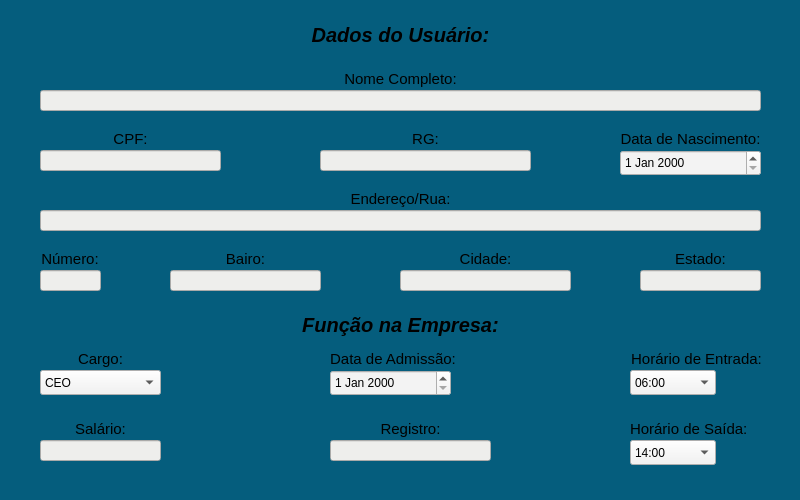
<?xml version="1.0" encoding="UTF-8"?>
<ui version="4.0">
 <class>MainWindow</class>
 <widget class="QMainWindow" name="MainWindow">
  <property name="geometry">
   <rect>
    <x>0</x>
    <y>0</y>
    <width>800</width>
    <height>500</height>
   </rect>
  </property>
  <property name="windowTitle">
   <string>Cadastro de Usuários</string>
  </property>
  <property name="styleSheet">
   <string notr="true">background-color: rgb(5, 93, 125);</string>
  </property>
  <widget class="QWidget" name="centralwidget">
   <widget class="QLabel" name="label">
    <property name="geometry">
     <rect>
      <x>290</x>
      <y>20</y>
      <width>221</width>
      <height>31</height>
     </rect>
    </property>
    <property name="font">
     <font>
      <pointsize>15</pointsize>
      <weight>75</weight>
      <italic>true</italic>
      <bold>true</bold>
     </font>
    </property>
    <property name="toolTip">
     <string/>
    </property>
    <property name="text">
     <string>&lt;html&gt;&lt;head/&gt;&lt;body&gt;&lt;p align=&quot;center&quot;&gt;Dados do Usuário:&lt;/p&gt;&lt;/body&gt;&lt;/html&gt;</string>
    </property>
    <property name="alignment">
     <set>Qt::AlignCenter</set>
    </property>
   </widget>
   <widget class="QLabel" name="label_2">
    <property name="geometry">
     <rect>
      <x>40</x>
      <y>70</y>
      <width>721</width>
      <height>17</height>
     </rect>
    </property>
    <property name="font">
     <font>
      <pointsize>11</pointsize>
      <weight>50</weight>
      <italic>false</italic>
      <bold>false</bold>
     </font>
    </property>
    <property name="toolTip">
     <string/>
    </property>
    <property name="text">
     <string>&lt;html&gt;&lt;head/&gt;&lt;body&gt;&lt;p align=&quot;center&quot;&gt;Nome Completo:&lt;/p&gt;&lt;/body&gt;&lt;/html&gt;</string>
    </property>
    <property name="alignment">
     <set>Qt::AlignCenter</set>
    </property>
   </widget>
   <widget class="QLabel" name="label_3">
    <property name="geometry">
     <rect>
      <x>40</x>
      <y>130</y>
      <width>181</width>
      <height>17</height>
     </rect>
    </property>
    <property name="font">
     <font>
      <pointsize>11</pointsize>
      <weight>50</weight>
      <italic>false</italic>
      <bold>false</bold>
     </font>
    </property>
    <property name="toolTip">
     <string/>
    </property>
    <property name="text">
     <string>&lt;html&gt;&lt;head/&gt;&lt;body&gt;&lt;p align=&quot;center&quot;&gt;CPF:&lt;/p&gt;&lt;/body&gt;&lt;/html&gt;</string>
    </property>
    <property name="alignment">
     <set>Qt::AlignCenter</set>
    </property>
   </widget>
   <widget class="QLabel" name="label_4">
    <property name="geometry">
     <rect>
      <x>320</x>
      <y>130</y>
      <width>211</width>
      <height>17</height>
     </rect>
    </property>
    <property name="font">
     <font>
      <pointsize>11</pointsize>
      <weight>50</weight>
      <italic>false</italic>
      <bold>false</bold>
     </font>
    </property>
    <property name="toolTip">
     <string/>
    </property>
    <property name="text">
     <string>&lt;html&gt;&lt;head/&gt;&lt;body&gt;&lt;p align=&quot;center&quot;&gt;RG:&lt;/p&gt;&lt;/body&gt;&lt;/html&gt;</string>
    </property>
    <property name="alignment">
     <set>Qt::AlignCenter</set>
    </property>
   </widget>
   <widget class="QLabel" name="label_5">
    <property name="geometry">
     <rect>
      <x>620</x>
      <y>130</y>
      <width>141</width>
      <height>17</height>
     </rect>
    </property>
    <property name="font">
     <font>
      <pointsize>11</pointsize>
      <weight>50</weight>
      <italic>false</italic>
      <bold>false</bold>
     </font>
    </property>
    <property name="toolTip">
     <string/>
    </property>
    <property name="text">
     <string>&lt;html&gt;&lt;head/&gt;&lt;body&gt;&lt;p align=&quot;center&quot;&gt;Data de Nascimento:&lt;/p&gt;&lt;/body&gt;&lt;/html&gt;</string>
    </property>
    <property name="alignment">
     <set>Qt::AlignCenter</set>
    </property>
   </widget>
   <widget class="QLineEdit" name="cpf">
    <property name="geometry">
     <rect>
      <x>40</x>
      <y>150</y>
      <width>181</width>
      <height>21</height>
     </rect>
    </property>
    <property name="toolTip">
     <string notr="true"/>
    </property>
    <property name="styleSheet">
     <string notr="true">background-color: rgb(238, 238, 236);</string>
    </property>
    <property name="text">
     <string/>
    </property>
    <property name="alignment">
     <set>Qt::AlignCenter</set>
    </property>
   </widget>
   <widget class="QLineEdit" name="rg">
    <property name="geometry">
     <rect>
      <x>320</x>
      <y>150</y>
      <width>211</width>
      <height>21</height>
     </rect>
    </property>
    <property name="toolTip">
     <string notr="true"/>
    </property>
    <property name="styleSheet">
     <string notr="true">background-color: rgb(238, 238, 236);</string>
    </property>
    <property name="text">
     <string/>
    </property>
    <property name="alignment">
     <set>Qt::AlignCenter</set>
    </property>
   </widget>
   <widget class="QLineEdit" name="nome">
    <property name="geometry">
     <rect>
      <x>40</x>
      <y>90</y>
      <width>721</width>
      <height>21</height>
     </rect>
    </property>
    <property name="toolTip">
     <string notr="true"/>
    </property>
    <property name="styleSheet">
     <string notr="true">background-color: rgb(238, 238, 236);</string>
    </property>
    <property name="text">
     <string/>
    </property>
    <property name="alignment">
     <set>Qt::AlignCenter</set>
    </property>
   </widget>
   <widget class="QLabel" name="label_6">
    <property name="geometry">
     <rect>
      <x>40</x>
      <y>190</y>
      <width>721</width>
      <height>17</height>
     </rect>
    </property>
    <property name="font">
     <font>
      <pointsize>11</pointsize>
      <weight>50</weight>
      <italic>false</italic>
      <bold>false</bold>
     </font>
    </property>
    <property name="toolTip">
     <string/>
    </property>
    <property name="text">
     <string>&lt;html&gt;&lt;head/&gt;&lt;body&gt;&lt;p align=&quot;center&quot;&gt;Endereço/Rua:&lt;/p&gt;&lt;/body&gt;&lt;/html&gt;</string>
    </property>
    <property name="alignment">
     <set>Qt::AlignCenter</set>
    </property>
   </widget>
   <widget class="QLineEdit" name="rua">
    <property name="geometry">
     <rect>
      <x>40</x>
      <y>210</y>
      <width>721</width>
      <height>21</height>
     </rect>
    </property>
    <property name="toolTip">
     <string notr="true"/>
    </property>
    <property name="styleSheet">
     <string notr="true">background-color: rgb(238, 238, 236);</string>
    </property>
    <property name="text">
     <string/>
    </property>
    <property name="alignment">
     <set>Qt::AlignCenter</set>
    </property>
   </widget>
   <widget class="QLabel" name="label_7">
    <property name="geometry">
     <rect>
      <x>170</x>
      <y>250</y>
      <width>151</width>
      <height>17</height>
     </rect>
    </property>
    <property name="font">
     <font>
      <pointsize>11</pointsize>
      <weight>50</weight>
      <italic>false</italic>
      <bold>false</bold>
     </font>
    </property>
    <property name="toolTip">
     <string/>
    </property>
    <property name="text">
     <string>&lt;html&gt;&lt;head/&gt;&lt;body&gt;&lt;p align=&quot;center&quot;&gt;Bairo:&lt;/p&gt;&lt;/body&gt;&lt;/html&gt;</string>
    </property>
    <property name="alignment">
     <set>Qt::AlignCenter</set>
    </property>
   </widget>
   <widget class="QLabel" name="label_8">
    <property name="geometry">
     <rect>
      <x>40</x>
      <y>250</y>
      <width>60</width>
      <height>17</height>
     </rect>
    </property>
    <property name="font">
     <font>
      <pointsize>11</pointsize>
      <weight>50</weight>
      <italic>false</italic>
      <bold>false</bold>
     </font>
    </property>
    <property name="toolTip">
     <string/>
    </property>
    <property name="text">
     <string>&lt;html&gt;&lt;head/&gt;&lt;body&gt;&lt;p align=&quot;center&quot;&gt;Número:&lt;/p&gt;&lt;/body&gt;&lt;/html&gt;</string>
    </property>
    <property name="alignment">
     <set>Qt::AlignCenter</set>
    </property>
   </widget>
   <widget class="QLineEdit" name="numero_casa">
    <property name="geometry">
     <rect>
      <x>40</x>
      <y>270</y>
      <width>61</width>
      <height>21</height>
     </rect>
    </property>
    <property name="toolTip">
     <string notr="true"/>
    </property>
    <property name="styleSheet">
     <string notr="true">background-color: rgb(238, 238, 236);</string>
    </property>
    <property name="text">
     <string/>
    </property>
    <property name="alignment">
     <set>Qt::AlignCenter</set>
    </property>
   </widget>
   <widget class="QLineEdit" name="bairro">
    <property name="geometry">
     <rect>
      <x>170</x>
      <y>270</y>
      <width>151</width>
      <height>21</height>
     </rect>
    </property>
    <property name="toolTip">
     <string notr="true"/>
    </property>
    <property name="styleSheet">
     <string notr="true">background-color: rgb(238, 238, 236);</string>
    </property>
    <property name="text">
     <string/>
    </property>
    <property name="alignment">
     <set>Qt::AlignCenter</set>
    </property>
   </widget>
   <widget class="QLabel" name="label_9">
    <property name="geometry">
     <rect>
      <x>640</x>
      <y>250</y>
      <width>121</width>
      <height>17</height>
     </rect>
    </property>
    <property name="font">
     <font>
      <pointsize>11</pointsize>
      <weight>50</weight>
      <italic>false</italic>
      <bold>false</bold>
     </font>
    </property>
    <property name="toolTip">
     <string/>
    </property>
    <property name="text">
     <string>&lt;html&gt;&lt;head/&gt;&lt;body&gt;&lt;p align=&quot;center&quot;&gt;Estado:&lt;/p&gt;&lt;/body&gt;&lt;/html&gt;</string>
    </property>
    <property name="alignment">
     <set>Qt::AlignCenter</set>
    </property>
   </widget>
   <widget class="QLineEdit" name="estado">
    <property name="geometry">
     <rect>
      <x>640</x>
      <y>270</y>
      <width>121</width>
      <height>21</height>
     </rect>
    </property>
    <property name="toolTip">
     <string notr="true"/>
    </property>
    <property name="styleSheet">
     <string notr="true">background-color: rgb(238, 238, 236);</string>
    </property>
    <property name="text">
     <string/>
    </property>
    <property name="alignment">
     <set>Qt::AlignCenter</set>
    </property>
   </widget>
   <widget class="QLabel" name="label_10">
    <property name="geometry">
     <rect>
      <x>400</x>
      <y>250</y>
      <width>171</width>
      <height>17</height>
     </rect>
    </property>
    <property name="font">
     <font>
      <pointsize>11</pointsize>
      <weight>50</weight>
      <italic>false</italic>
      <bold>false</bold>
     </font>
    </property>
    <property name="toolTip">
     <string/>
    </property>
    <property name="text">
     <string>&lt;html&gt;&lt;head/&gt;&lt;body&gt;&lt;p align=&quot;center&quot;&gt;Cidade:&lt;/p&gt;&lt;/body&gt;&lt;/html&gt;</string>
    </property>
    <property name="alignment">
     <set>Qt::AlignCenter</set>
    </property>
   </widget>
   <widget class="QLineEdit" name="cidade">
    <property name="geometry">
     <rect>
      <x>400</x>
      <y>270</y>
      <width>171</width>
      <height>21</height>
     </rect>
    </property>
    <property name="toolTip">
     <string notr="true"/>
    </property>
    <property name="styleSheet">
     <string notr="true">background-color: rgb(238, 238, 236);</string>
    </property>
    <property name="text">
     <string/>
    </property>
    <property name="alignment">
     <set>Qt::AlignCenter</set>
    </property>
   </widget>
   <widget class="QLabel" name="label_11">
    <property name="geometry">
     <rect>
      <x>290</x>
      <y>310</y>
      <width>221</width>
      <height>31</height>
     </rect>
    </property>
    <property name="font">
     <font>
      <pointsize>15</pointsize>
      <weight>75</weight>
      <italic>true</italic>
      <bold>true</bold>
     </font>
    </property>
    <property name="toolTip">
     <string/>
    </property>
    <property name="text">
     <string>&lt;html&gt;&lt;head/&gt;&lt;body&gt;&lt;p align=&quot;center&quot;&gt;Função na Empresa:&lt;/p&gt;&lt;/body&gt;&lt;/html&gt;</string>
    </property>
    <property name="alignment">
     <set>Qt::AlignCenter</set>
    </property>
   </widget>
   <widget class="QComboBox" name="cargo">
    <property name="geometry">
     <rect>
      <x>40</x>
      <y>370</y>
      <width>121</width>
      <height>25</height>
     </rect>
    </property>
    <property name="styleSheet">
     <string notr="true">color: rgb(0, 0, 0);
background-color: rgb(243, 243, 243);</string>
    </property>
    <item>
     <property name="text">
      <string>CEO</string>
     </property>
    </item>
    <item>
     <property name="text">
      <string>Gerente</string>
     </property>
    </item>
    <item>
     <property name="text">
      <string>Infra</string>
     </property>
    </item>
    <item>
     <property name="text">
      <string>Técnicos</string>
     </property>
    </item>
    <item>
     <property name="text">
      <string>Atendentes</string>
     </property>
    </item>
   </widget>
   <widget class="QLabel" name="label_12">
    <property name="geometry">
     <rect>
      <x>40</x>
      <y>350</y>
      <width>121</width>
      <height>17</height>
     </rect>
    </property>
    <property name="font">
     <font>
      <pointsize>11</pointsize>
      <weight>50</weight>
      <italic>false</italic>
      <bold>false</bold>
     </font>
    </property>
    <property name="toolTip">
     <string/>
    </property>
    <property name="text">
     <string>&lt;html&gt;&lt;head/&gt;&lt;body&gt;&lt;p align=&quot;center&quot;&gt;Cargo:&lt;/p&gt;&lt;/body&gt;&lt;/html&gt;</string>
    </property>
    <property name="alignment">
     <set>Qt::AlignCenter</set>
    </property>
   </widget>
   <widget class="QLabel" name="label_13">
    <property name="geometry">
     <rect>
      <x>330</x>
      <y>350</y>
      <width>126</width>
      <height>17</height>
     </rect>
    </property>
    <property name="font">
     <font>
      <pointsize>11</pointsize>
      <weight>50</weight>
      <italic>false</italic>
      <bold>false</bold>
     </font>
    </property>
    <property name="toolTip">
     <string/>
    </property>
    <property name="text">
     <string>&lt;html&gt;&lt;head/&gt;&lt;body&gt;&lt;p align=&quot;center&quot;&gt;Data de Admissão:&lt;/p&gt;&lt;/body&gt;&lt;/html&gt;</string>
    </property>
    <property name="alignment">
     <set>Qt::AlignCenter</set>
    </property>
   </widget>
   <widget class="QDateEdit" name="data_admitido">
    <property name="geometry">
     <rect>
      <x>330</x>
      <y>370</y>
      <width>121</width>
      <height>26</height>
     </rect>
    </property>
    <property name="styleSheet">
     <string notr="true">color: rgb(0, 0, 0);
background-color: rgb(243, 243, 243);</string>
    </property>
   </widget>
   <widget class="QDateEdit" name="data_nascimento">
    <property name="geometry">
     <rect>
      <x>620</x>
      <y>150</y>
      <width>141</width>
      <height>26</height>
     </rect>
    </property>
    <property name="styleSheet">
     <string notr="true">color: rgb(0, 0, 0);
background-color: rgb(243, 243, 243);</string>
    </property>
   </widget>
   <widget class="QLabel" name="label_14">
    <property name="geometry">
     <rect>
      <x>40</x>
      <y>420</y>
      <width>121</width>
      <height>17</height>
     </rect>
    </property>
    <property name="font">
     <font>
      <pointsize>11</pointsize>
      <weight>50</weight>
      <italic>false</italic>
      <bold>false</bold>
     </font>
    </property>
    <property name="toolTip">
     <string/>
    </property>
    <property name="text">
     <string>&lt;html&gt;&lt;head/&gt;&lt;body&gt;&lt;p align=&quot;center&quot;&gt;Salário:&lt;/p&gt;&lt;/body&gt;&lt;/html&gt;</string>
    </property>
    <property name="alignment">
     <set>Qt::AlignCenter</set>
    </property>
   </widget>
   <widget class="QLineEdit" name="salario">
    <property name="geometry">
     <rect>
      <x>40</x>
      <y>440</y>
      <width>121</width>
      <height>21</height>
     </rect>
    </property>
    <property name="toolTip">
     <string notr="true">&lt;html&gt;&lt;head/&gt;&lt;body&gt;&lt;p&gt;salario&lt;/p&gt;&lt;/body&gt;&lt;/html&gt;</string>
    </property>
    <property name="styleSheet">
     <string notr="true">background-color: rgb(238, 238, 236);</string>
    </property>
    <property name="text">
     <string/>
    </property>
    <property name="alignment">
     <set>Qt::AlignCenter</set>
    </property>
   </widget>
   <widget class="QLabel" name="label_15">
    <property name="geometry">
     <rect>
      <x>630</x>
      <y>420</y>
      <width>116</width>
      <height>17</height>
     </rect>
    </property>
    <property name="font">
     <font>
      <pointsize>11</pointsize>
      <weight>50</weight>
      <italic>false</italic>
      <bold>false</bold>
     </font>
    </property>
    <property name="toolTip">
     <string/>
    </property>
    <property name="text">
     <string>&lt;html&gt;&lt;head/&gt;&lt;body&gt;&lt;p align=&quot;center&quot;&gt;Horário de Saída:&lt;/p&gt;&lt;/body&gt;&lt;/html&gt;</string>
    </property>
    <property name="alignment">
     <set>Qt::AlignCenter</set>
    </property>
   </widget>
   <widget class="QComboBox" name="horario_entrada_2">
    <property name="geometry">
     <rect>
      <x>630</x>
      <y>440</y>
      <width>86</width>
      <height>25</height>
     </rect>
    </property>
    <property name="styleSheet">
     <string notr="true">color: rgb(0, 0, 0);
background-color: rgb(243, 243, 243);</string>
    </property>
    <item>
     <property name="text">
      <string>14:00</string>
     </property>
    </item>
    <item>
     <property name="text">
      <string>22:00</string>
     </property>
    </item>
    <item>
     <property name="text">
      <string>06:00</string>
     </property>
    </item>
   </widget>
   <widget class="QComboBox" name="horario_entrada">
    <property name="geometry">
     <rect>
      <x>630</x>
      <y>370</y>
      <width>86</width>
      <height>25</height>
     </rect>
    </property>
    <property name="styleSheet">
     <string notr="true">color: rgb(0, 0, 0);
background-color: rgb(243, 243, 243);</string>
    </property>
    <item>
     <property name="text">
      <string>06:00</string>
     </property>
    </item>
    <item>
     <property name="text">
      <string>14:00</string>
     </property>
    </item>
    <item>
     <property name="text">
      <string>22:00</string>
     </property>
    </item>
   </widget>
   <widget class="QLabel" name="label_16">
    <property name="geometry">
     <rect>
      <x>630</x>
      <y>350</y>
      <width>133</width>
      <height>17</height>
     </rect>
    </property>
    <property name="font">
     <font>
      <pointsize>11</pointsize>
      <weight>50</weight>
      <italic>false</italic>
      <bold>false</bold>
     </font>
    </property>
    <property name="toolTip">
     <string/>
    </property>
    <property name="text">
     <string>&lt;html&gt;&lt;head/&gt;&lt;body&gt;&lt;p align=&quot;center&quot;&gt;Horário de Entrada:&lt;/p&gt;&lt;/body&gt;&lt;/html&gt;</string>
    </property>
    <property name="alignment">
     <set>Qt::AlignCenter</set>
    </property>
   </widget>
   <widget class="QLabel" name="label_17">
    <property name="geometry">
     <rect>
      <x>330</x>
      <y>420</y>
      <width>161</width>
      <height>17</height>
     </rect>
    </property>
    <property name="font">
     <font>
      <pointsize>11</pointsize>
      <weight>50</weight>
      <italic>false</italic>
      <bold>false</bold>
     </font>
    </property>
    <property name="toolTip">
     <string/>
    </property>
    <property name="text">
     <string>&lt;html&gt;&lt;head/&gt;&lt;body&gt;&lt;p align=&quot;center&quot;&gt;Registro:&lt;/p&gt;&lt;/body&gt;&lt;/html&gt;</string>
    </property>
    <property name="alignment">
     <set>Qt::AlignCenter</set>
    </property>
   </widget>
   <widget class="QLineEdit" name="registro_funcionario">
    <property name="geometry">
     <rect>
      <x>330</x>
      <y>440</y>
      <width>161</width>
      <height>21</height>
     </rect>
    </property>
    <property name="toolTip">
     <string notr="true">&lt;html&gt;&lt;head/&gt;&lt;body&gt;&lt;p&gt;salario&lt;/p&gt;&lt;/body&gt;&lt;/html&gt;</string>
    </property>
    <property name="styleSheet">
     <string notr="true">background-color: rgb(238, 238, 236);</string>
    </property>
    <property name="text">
     <string/>
    </property>
    <property name="alignment">
     <set>Qt::AlignCenter</set>
    </property>
   </widget>
  </widget>
 </widget>
 <resources/>
 <connections/>
</ui>
